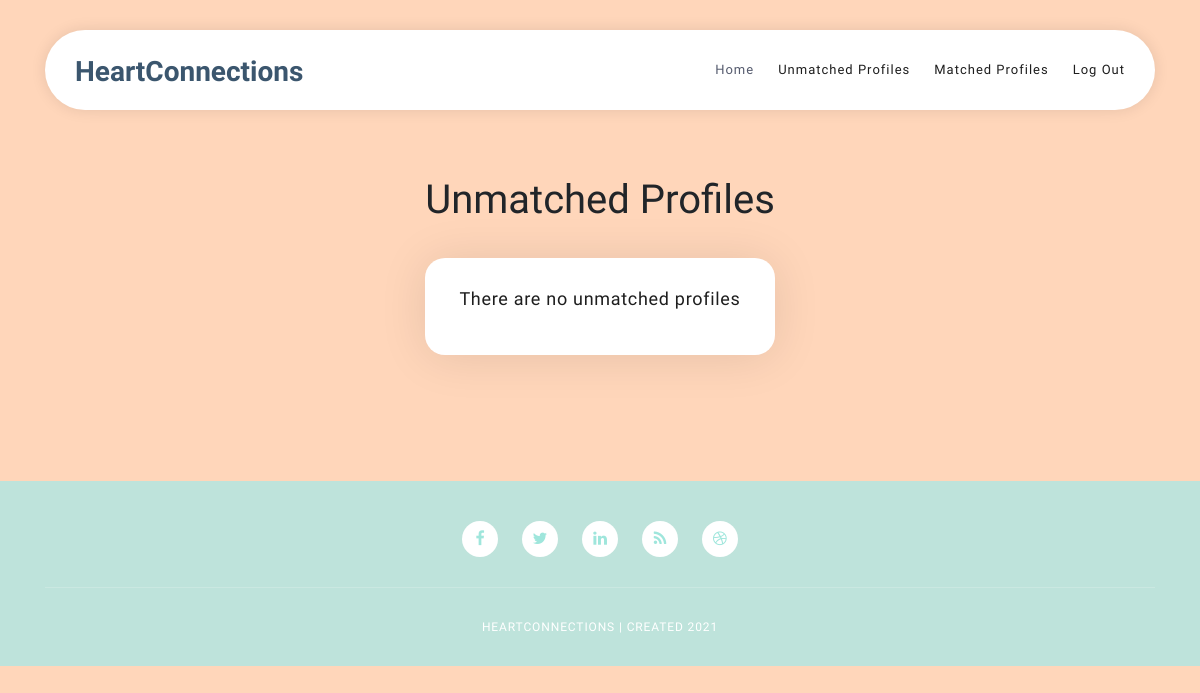
Before: /HeartConnections/profile/unmatched/ (signed in) with the older database file.
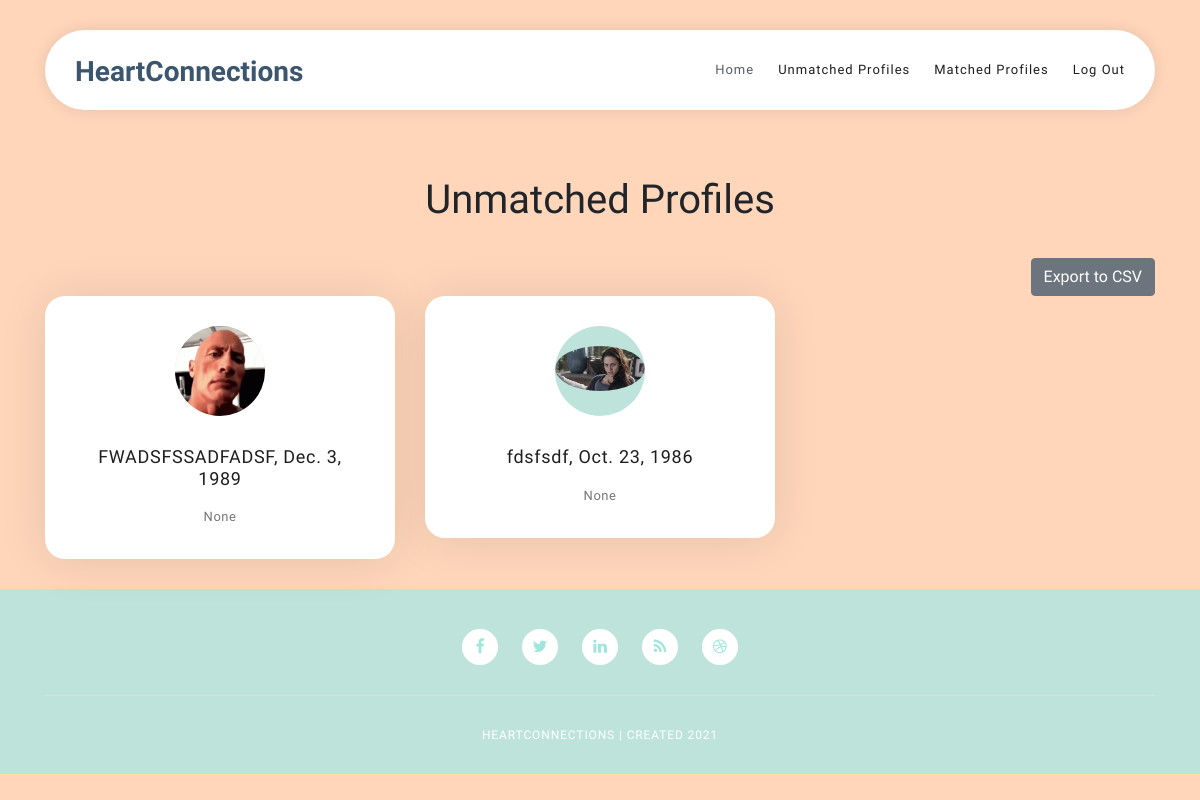
After: the same page with the newer database file.
### HeartConnections/models.py (models this page shows, shortened)
class Profile(models.Model):
    id = models.AutoField(primary_key=True)
    first_name = models.CharField(max_length=30)
    last_name = models.CharField(max_length=40)
    birthdate = models.DateField(default=datetime.date(1900, 1, 1), validators=[MinValueValidator(datetime.date(1900, 1, 1)), MaxValueValidator(datetime.date.today() - datetime.timedelta(days=6575))])
    gender = models.CharField(max_length=20)
    sexuality = models.CharField(max_length=25)
    country = models.CharField(max_length=40)
    state_region = models.CharField(max_length=20)
    city = models.CharField(max_length=30)
    occupation = models.CharField(max_length=25, blank=True, null=True)
    company = models.CharField(max_length=40, blank=True, null=True)
    education = models.CharField(max_length=50, blank=True, null=True)
    bio = models.CharField(max_length=1000, blank=True, null=True)
    religion = models.CharField(max_length=25, blank=True, null=True)
    hobbies = models.CharField(max_length=250, blank=True, null=True)
    dietary_preferences = models.CharField(max_length=100, blank=True, null=True)
    alcohol = models.BooleanField(blank=True, null=True)
    smoking = models.BooleanField(blank=True, null=True)
    email = models.EmailField(max_length=50)
    matched = models.BooleanField(default=False)
    matched_with = models.CharField(max_length=100, blank=True, null=True)
    notes = models.CharField(max_length=500, blank=True, null=True)
    profile_pic = models.ImageField(null=True, blank=True)
    def get_absolute_url(self):
        return reverse('profile_detailed_view', kwargs={'pk': self.pk})

### HeartConnections/views.py (the view)
# urls.py: path('profile/unmatched/', views.UnmatchedProfiles.as_view(), name='unmatched_profiles'),
class UnmatchedProfiles(LoginRequiredMixin, generic.ListView):
    model = Profile
    context_object_name = 'unmatched_list'
    queryset = Profile.objects.filter(matched=False)
    template_name = 'unmatched_profiles.html'

### HeartConnections/templates/unmatched_profiles.html (shortened to what this page needs)
{% extends "admin_base_generic.html" %}
{% block content %}
<head>
    {% load static %}
</head>
<div class="baseframe"><h1>Unmatched Profiles</h1></div><br><br>
{% if unmatched_list %}
<section class="section home-feature">
    <div class="container">
        <div class="row">
            <div class="col-lg-12">
                <div class="row">
                    <div class="col-xl-12 col-lg-12 col-md-12 col-sm-12 col-12">
                        <div class="text-right">
                            <button id="export" name="export" type="button" class="btn btn-secondary" onclick="location.href='{% url 'export' %}'">Export to CSV</button>
                        </div>
                    </div>
                    {% for profile in unmatched_list %}
                    <div class="col-lg-4 col-md-6 col-sm-6 col-12" data-scroll-reveal="enter bottom move 50px over 0.6s after 0.2s">
                        <a href="{{ profile.get_absolute_url }}"><div class="features-small-item">
                            <div class="icon">
                                <i><span class="d-none d-lg-block"><img class="img-fluid img-profile rounded-circle mx-auto mb-2" src="{{profile.profile_pic.url}}" alt="" /></span></i>
                            </div>
                            <h5 class="features-title">{{ profile.first_name }}, {{ profile.birthdate }}</h5>
                            <p>{{ profile.bio }}</p>
                        </div></a>
                    </div>
                    {% endfor %}
                </div>
            </div>
        </div>
    </div>
</section>
{% else %}
<section class="section home-feature">
    <div class="container">
        <div class="row">
            <div class="col-lg-12">
                <div class="row">
                    <div class="col-lg-4 col-md-6 col-sm-6 col-12" style="margin: 0 auto" data-scroll-reveal="enter bottom move 50px over 0.6s after 0.2s">
                        <div class="features-small-item">
                            <h5 class="features-title">There are no unmatched profiles</h5>
                        </div>
                    </div>
                </div>
            </div>
        </div>
    </div>
</section>
{% endif %}
{% endblock %}

Changed rows visible on the page:
added Profile: profile_pic (picture), first_name "FWADSFSSADFADSF", birthdate "Dec. 3, 1989", bio "None"
added Profile: profile_pic (picture), first_name "fdsfsdf", birthdate "Oct. 23, 1986", bio "None"
Other visible differences:
text no longer shown: "There are no unmatched profiles"
text now shown: "Export to CSV"
